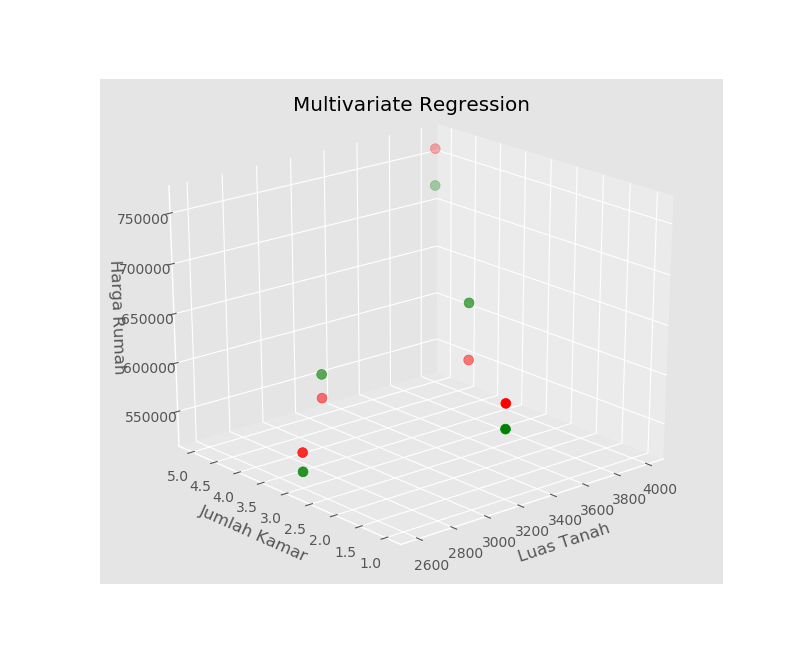

Reproduce this figure in Python.
# multivariate linear regression
# linear regression with multiple variables
# y = m1x1 + m2x2 + b

import pandas as pd
import numpy as np
import matplotlib.pyplot as plt
plt.style.use('ggplot')

dataRumah = {
    'luas': [2600, 3000, 3200, 3600, 4000],
    'kamar': [3, 4, 1, 3, 5],
    'harga': [550000, 565000, 610000, 595000, 760000]
}
df = pd.DataFrame(dataRumah)
print(df)

# ==============================

from sklearn import linear_model
model = linear_model.LinearRegression()

# training
model.fit(df[['luas', 'kamar']], df['harga'])

# slope m1 & m2
print(model.coef_)

# intercept b
print(model.intercept_)

# ==============================

# prediction utk luas: 3200, kamar: 2
print(model.predict([[3200, 2]]))

# ============================

from mpl_toolkits.mplot3d import axes3d

fig = plt.figure('Multivariate Regression')
ax = plt.subplot(111, projection = '3d')

# plot dataset
ax.scatter(
    df['luas'],
    df['kamar'],
    df[['harga']],
    color = 'red',
    marker = 'o',
    s = 50
)

# plot prediction
ax.scatter(
    df['luas'],
    df['kamar'],
    model.predict(df[['luas', 'kamar']]),
    color = 'green',
    marker = 'o',
    s = 50
)

ax.set_xlabel('Luas Tanah')
ax.set_ylabel('Jumlah Kamar')
ax.set_zlabel('Harga Rumah')

plt.title('Multivariate Regression')
plt.show()
